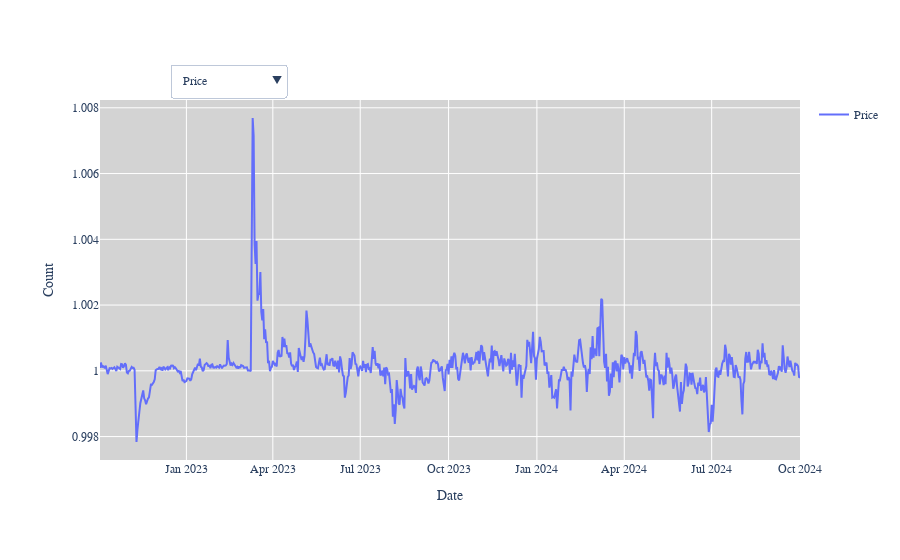

The notebook cell this image was saved under:
### Code cell
fig = go.Figure()

# Add the price chart (default)
fig.add_trace(go.Scatter(x=stock_data.index, y=stock_data['Close'], mode='lines', name='Price'))

# Add the RSI chart (initially hidden)
fig.add_trace(go.Scatter(x=stock_data.index, y=stock_data['RSI'], mode='lines', name='RSI', visible=False))

# Add the MACD chart (initially hidden)
fig.add_trace(go.Scatter(x=stock_data.index, y=stock_data['MACD'], mode='lines', name='MACD', visible=False))

# Add the Bollinger Bands chart (initially hidden)
fig.add_trace(go.Scatter(x=stock_data.index, y=stock_data['UB'], mode='lines', name='Upper Bollinger Band', visible=False, line=dict(color='red')))
fig.add_trace(go.Scatter(x=stock_data.index, y=stock_data['LB'], fill='tonexty', mode='lines', name='Lower Bollinger Band', visible=False, line=dict(color='green')))
fig.add_trace(go.Scatter(x=stock_data.index, y=stock_data['M20'], mode='lines', name='Middle Bollinger Band', visible=False, line=dict(color='blue')))
fig.add_trace(go.Scatter(x=stock_data.index, y=stock_data['Close'], mode='lines', name='Price (Bollinger)', visible=False, line=dict(color='black')))

# Define the buttons for dropdown menu
buttons = [
    dict(label='Price', method='update', args=[{'visible': [True, False, False, False, False, False, False]}, {'title': 'Stock market line plot in USD'}]),
    dict(label='RSI', method='update', args=[{'visible': [False, True, False, False, False, False, False]}, {'title': 'RSI Indicator'}]),
    dict(label='MACD', method='update', args=[{'visible': [False, False, True, False, False, False, False]}, {'title': 'MACD Indicator'}]),
    dict(label='Bollinger Bands', method='update', args=[{'visible': [False, False, False, True, True, True, True]}, {'title': 'Bollinger Bands'}])
]

# Create the dropdown menu
dropdown = go.layout.Updatemenu(
    buttons=buttons,
    direction='down',
    showactive=True,
    xanchor='left',
    yanchor='top',
    x=0.1,
    y=1.1
)

# Update layout to include dropdown menu and other customizations
fig.update_layout(
    updatemenus=[dropdown],
    plot_bgcolor='lightgray',   # Background color of the plotting area
    font=dict(family='Arial', size=12),
    title_font=dict(size=20),
    title_x=0.5,
    xaxis_title='Date',
    yaxis_title='Count',
    hoverlabel=dict(bgcolor='lightgrey', font_size=14),
    margin=dict(l=100, r=100, t=100, b=100),
    showlegend=True
)

# Show the figure
fig.show()

### Figure 1 — Plotly figure (JSON) as saved in the notebook; plotly's stock layout.template omitted (floating-point values rounded to 4 significant figures; data arrays with more than 128 entries replaced by an {"elided": "..."} marker saying what was removed)
{"data": [{"mode": "lines", "name": "Price", "type": "scatter", "x": {"elided": "730 str values"}, "y": {"elided": "730 float values"}}, {"mode": "lines", "name": "RSI", "type": "scatter", "visible": false, "x": {"elided": "730 str values"}, "y": {"elided": "730 float values"}}, {"mode": "lines", "name": "MACD", "type": "scatter", "visible": false, "x": {"elided": "730 str values"}, "y": {"elided": "730 float values"}}, {"line": {"color": "red"}, "mode": "lines", "name": "Upper Bollinger Band", "type": "scatter", "visible": false, "x": {"elided": "730 str values"}, "y": {"elided": "730 float values"}}, {"fill": "tonexty", "line": {"color": "green"}, "mode": "lines", "name": "Lower Bollinger Band", "type": "scatter", "visible": false, "x": {"elided": "730 str values"}, "y": {"elided": "730 float values"}}, {"line": {"color": "blue"}, "mode": "lines", "name": "Middle Bollinger Band", "type": "scatter", "visible": false, "x": {"elided": "730 str values"}, "y": {"elided": "730 float values"}}, {"line": {"color": "black"}, "mode": "lines", "name": "Price (Bollinger)", "type": "scatter", "visible": false, "x": {"elided": "730 str values"}, "y": {"elided": "730 float values"}}], "layout": {"font": {"family": "Arial", "size": 12}, "hoverlabel": {"bgcolor": "lightgrey", "font": {"size": 14}}, "margin": {"b": 100, "l": 100, "r": 100, "t": 100}, "plot_bgcolor": "lightgray", "showlegend": true, "title": {"font": {"size": 20}, "x": 0.5}, "updatemenus": [{"buttons": [{"args": [{"visible": [true, false, false, false, false, false, false]}, {"title": "Stock market line plot in USD"}], "label": "Price", "method": "update"}, {"args": [{"visible": [false, true, false, false, false, false, false]}, {"title": "RSI Indicator"}], "label": "RSI", "method": "update"}, {"args": [{"visible": [false, false, true, false, false, false, false]}, {"title": "MACD Indicator"}], "label": "MACD", "method": "update"}, {"args": [{"visible": [false, false, false, true, true, true, true]}, {"title": "Bollinger Bands"}], "label": "Bollinger Bands", "method": "update"}], "direction": "down", "showactive": true, "x": 0.1, "xanchor": "left", "y": 1.1, "yanchor": "top"}], "xaxis": {"title": {"text": "Date"}}, "yaxis": {"title": {"text": "Count"}}}}
